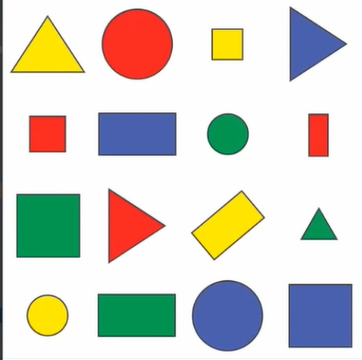
#> input picture Gamle_eks/shapes.png, 362 x 360 px
$ python 'Basic processing of image.py'
#> lines starting #> are read from the running program, lines starting #| are printed output that depends on the picture; after the words box and inside, x2 and y2 are one past the last pixel; in counts of white or black regions, pixels touching at a corner belong together
import cv2
import numpy as np


img = cv2.imread("shapes.png")
#> img is the input picture: shape (360, 362, 3); mean B, G, R 203.1, 211.4, 212.7
kernel =  np.ones((5, 5), np.uint8)

imgGray = cv2.cvtColor(img, cv2.COLOR_BGR2GRAY)
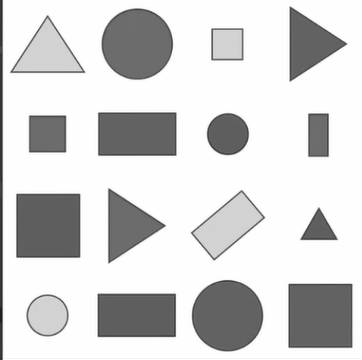
#> imgGray: shape (360, 362); min 28, max 255, mean 210.9
imgBlur = cv2.GaussianBlur(img, (9, 9), 0)
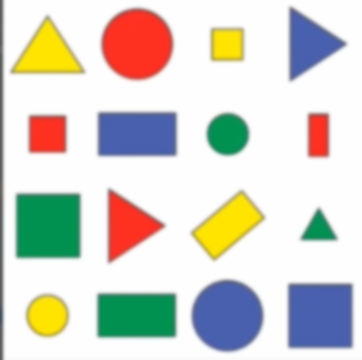
#> imgBlur: shape (360, 362, 3); mean B, G, R 203.1, 211.4, 212.8
imgCanny = cv2.Canny(img, 150, 200)
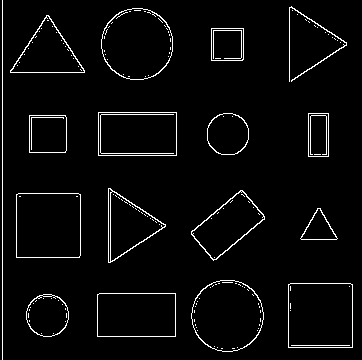
#> imgCanny: shape (360, 362); 3.6% white in thin lines or dots
imgDialation = cv2.dilate(imgCanny, kernel, iterations=1) # Iteraltions = thickness
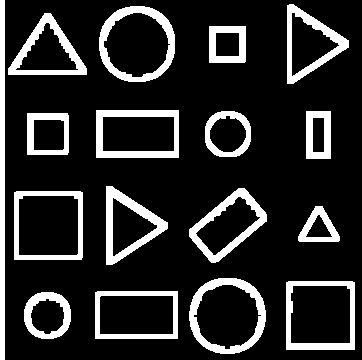
#> imgDialation: shape (360, 362); 16.5% white; 17 white regions, largest, box (x1, y1, x2, y2) and area: (0, 0, 5, 360) 1800, (189, 278, 266, 354) 1679, (99, 6, 175, 82) 1660
imgEroded = cv2.erode(imgDialation, kernel, iterations=1)
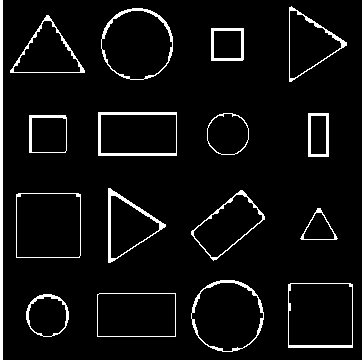
#> imgEroded: shape (360, 362); 5.4% white; 17 white regions, largest, box (x1, y1, x2, y2) and area: (0, 0, 3, 360) 1080, (98, 112, 177, 156) 626, (108, 188, 166, 263) 561

# cv2.imshow("Gray Img", imgGray)
# cv2.imshow("Blury Im", imgBlur)
cv2.imshow("Blury Img", imgCanny)
cv2.imshow("Dialation Img", imgDialation)
cv2.imshow("Eroded Img", imgEroded)

cv2.waitKey(0)
